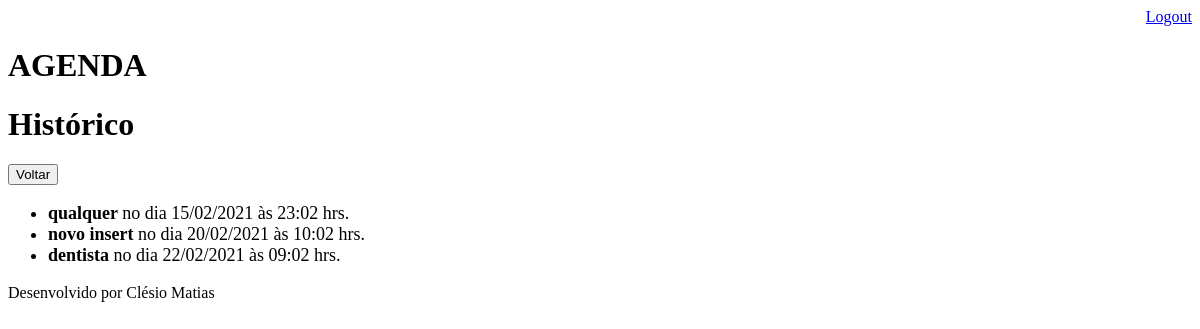
The page /agenda/historico/ (signed in) on the database as committed earlier.
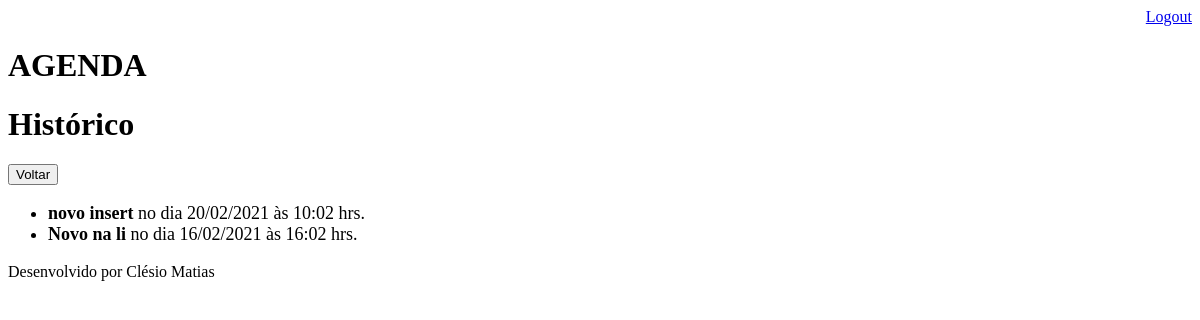
The same page on the database as committed later.
### core/models.py (models this page shows, shortened)
class Evento(models.Model):
    titulo = models.CharField(max_length=50)
    descricao = models.TextField(blank = True, null=True)
    data_evento = models.DateTimeField(verbose_name='Data do Evento')
    data_criacao = models.DateTimeField(auto_now=True)
    usuario = models.ForeignKey(User, on_delete=models.CASCADE)
    class Meta:
          db_table = 'evento'
    def get_data_evento(self):
        return self.data_evento.strftime(' no dia %d/%m/%Y às %H:%m hrs.')

### core/views.py (the view)
# urls.py: path('agenda/historico/', views.historico),
@login_required(login_url='/login/')
def historico(request):
    usuario = request.user
    data_atual = datetime.now()
    evento = Evento.objects.filter(usuario=usuario,
                                   data_evento__lt = data_atual)
    dados = {'eventos':evento}
    return render(request,'historico.html', dados)

### templates/historico.html
{% extends 'model_page.html' %}
{% block content%}
    <h1>Histórico</h1>
    <a href="/">
    <button type='button'>Voltar</button>
    </a>
    <ul style="font-size: 18px">
    {%for evento in eventos%}
        <li>
            <div>
                <strong>{{evento.titulo}} </strong> {{evento.get_data_evento}}
            </div>
         </li>
    {%endfor%}
    </ul>
{%endblock%}

Rows that differ between the two databases and show on the page:
removed Evento: titulo "qualquer", get_data_evento "no dia 15/02/2021 às 23:02 hrs."
no longer on this page (row edited): Evento: titulo "dentista", get_data_evento "no dia 22/02/2021 às 09:02 hrs."
added Evento: titulo "Novo na li", get_data_evento "no dia 16/02/2021 às 16:02 hrs."
